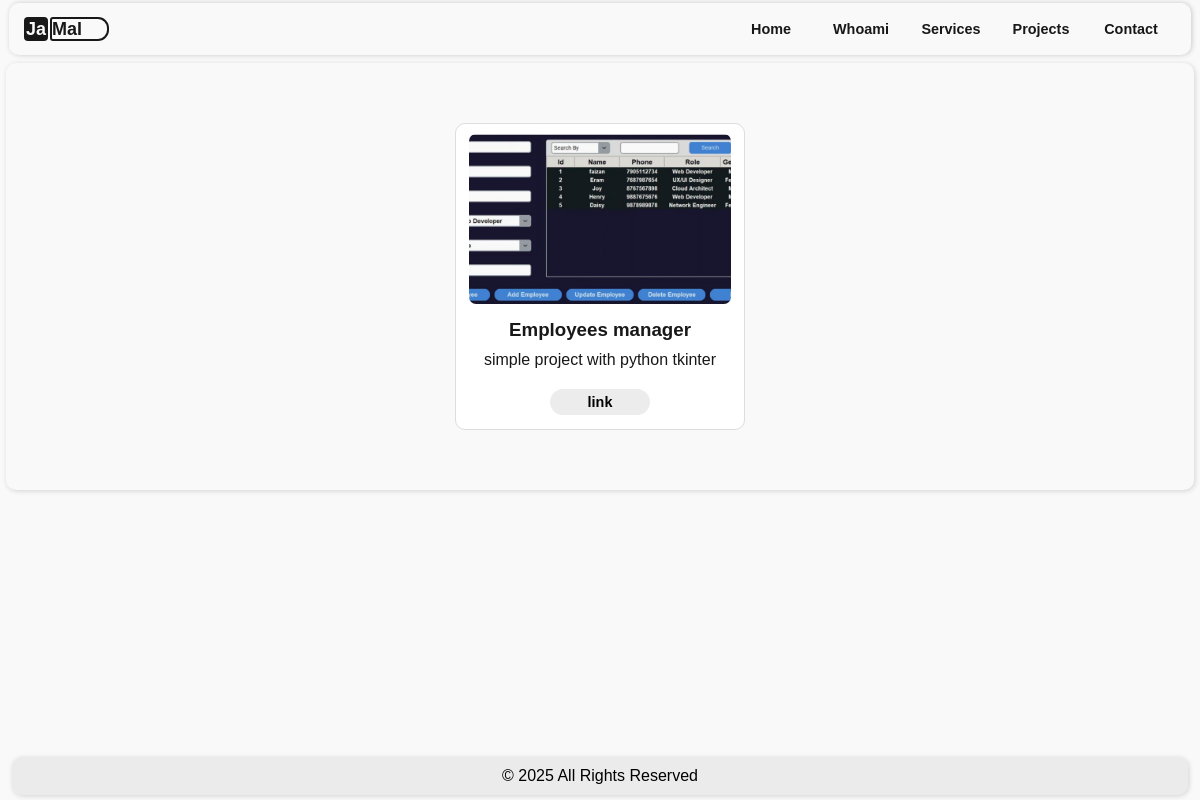
The app's page /projects with its own data.
### tables this page shows
CREATE TABLE project(id integer primary key autoincrement,img text,title varchar(50),description text, link text);

### app.py (the view)
@app.route("/projects")
def project():
    conn = get_db()
    c = conn.cursor()
    projects = c.execute("SELECT * FROM project;").fetchall()
    return render_template("projects.html", projects = projects)

### app.py (called while the page is built)
def get_db():
    try:
        conn = sqlite3.connect("data.db")
    except Exception as e:
        print(e)
    conn.row_factory = sqlite3.Row
    return conn

### templates/projects.html (shortened to what this page needs)
{% extends "index.html"%}
{% block extra_css %}
    <link rel="stylesheet" href="../static/css/projects.css">
{% endblock %}
{%block main%}
   <section class="s5">
     <div class="card-container">
        {% for project in projects %}
            <div class="project-card">
                <img src="{{project['img']}}" alt="{{project['img']}}">
                <h3>{{project['title']}}</h3>
                <p>{{project['description']}}</p>
                 <div class="links">
                    <a href="{{project['link']}}">link</a>
                </div>
            </div>
        {% endfor %}
        </div>
    </section>
{%endblock%}

### static/css/home.css (style rules this page uses)
* { padding: 0; margin: 0; box-sizing: border-box; }
:root { --bg-color: #f9f9f9; --text-color : rgb(24, 24, 24); --bg-nav: #f9f9f9bd; --blue-uniq: #0089b3a6; }
body { background: var(--bg-color); color: var(--text-color); display: flex; flex-direction: column; height: 100vh; justify-content: space-between; align-items: center; font-family: sans-serif; gap: 0; }

### static/css/projects.css (style rules this page uses)
.s5 { box-shadow: 1px 1px 5px rgb(211, 211, 211); margin: 3px 6px 5px 6px; border-radius: 10px; padding: 60px; background-color: #f9f9f9; text-align: center; }
.s5 .card-container { display: flex; justify-content: center; flex-wrap: wrap; gap: 20px; }
.s5 .card-container .project-card { background: white; border: 1px solid #ddd; border-radius: 10px; padding: 10px; width: 290px; transition: 0.3s ease; display: flex; flex-direction: column; justify-content: space-around; align-items: center; }
.s5 .card-container .project-card img { width: 170px; height: 170px; margin-bottom: 15px; width: 98%; transition: 0.5s; border-radius: 7px; object-fit: cover; }
.s5 .card-container .project-card h3 { margin-bottom: 5px; }
.s5 .card-container .project-card p { margin: 5px 0; text-align: left; }
.s5 .card-container .project-card .links { margin-top: 15px; }
.s5 .card-container .project-card .links a { text-decoration: none; color: black; width: 100px; padding:5px 0; border-radius: 30px; position: relative; overflow: hidden; display: inline-block;z-index: 1; background-color: #ececec; font-weight: bold; font-size: 0.9rem; transition: color 0.5s ease-out; }
.s5 .card-container .project-card .links a::after { content: ""; position: absolute; left: 0; top: 0; background-color: #0057b3a9; height: 100%; width: 0%; z-index: -1; border-radius: 30px; transition: width 0.5s ease-in-out; }

### records on screen
project: img (picture), title "Employees manager", description "simple project with python tkinter"
